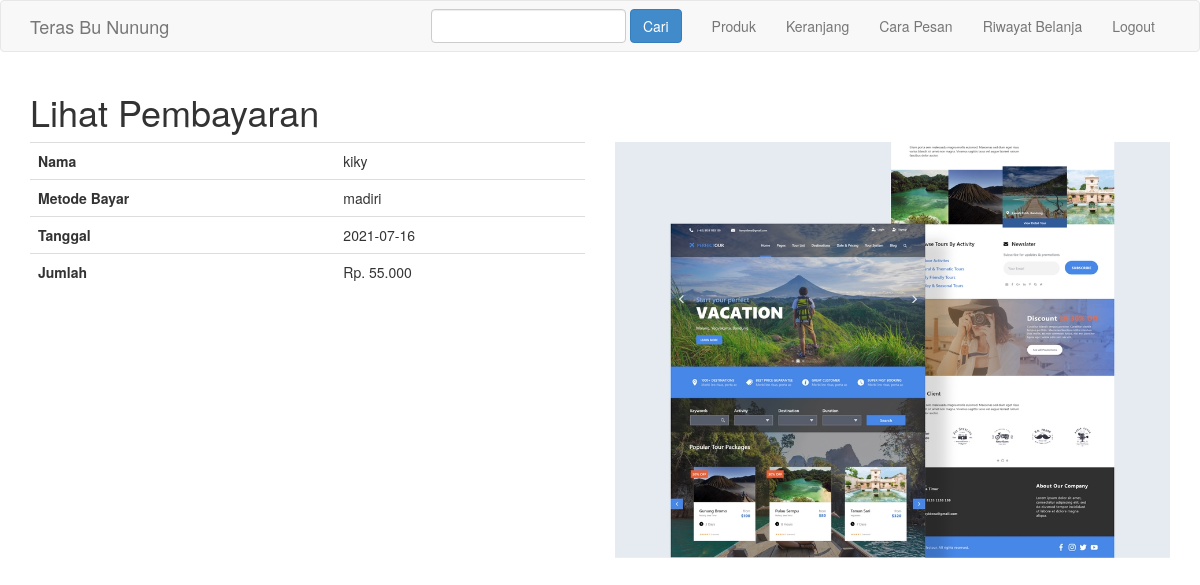
Screenshot of /lihat_pembayaran.php?id=25 (signed in) with the database file from the repository.
### tables this page shows
CREATE TABLE `pembayaran` (
  `id_pembayaran` int(11) NOT NULL,
  `id_pembelian` int(11) NOT NULL,
  `nama` varchar(255) NOT NULL,
  `bank` varchar(255) NOT NULL,
  `jumlah` int(11) NOT NULL,
  `tanggal` date NOT NULL,
  `bukti` varchar(255) NOT NULL
);

### lihat_pembayaran.php (the view, shortened to what this page needs)
<?php
include 'admin/dbconnect.php';
$id_pembelian = $_GET["id"];
$ambil = $koneksi->query("SELECT * FROM pembayaran LEFT JOIN pembelian ON pembayaran.id_pembelian=pembelian.id_pembelian WHERE pembelian.id_pembelian='$id_pembelian'");
$detbay = $ambil->fetch_assoc();
?>
<!DOCTYPE html>
<html lang="en">
<head>
    <link rel="stylesheet" href="admin/assets/css/bootstrap.css">
</head>
<body>
    <?php include 'navbar.php'; ?>
    <div class="container">
        <h1>Lihat Pembayaran</h1>
        <div class="row">
            <div class="col-md-6">
                <table class="table">
                    <tr>
                        <th>Nama</th>
                        <td><?php echo $detbay["nama"] ?></td>
                    </tr>
                    <tr>
                        <th>Metode Bayar</th>
                        <td><?php echo $detbay["bank"] ?></td>
                    </tr>
                    <tr>
                        <th>Tanggal</th>
                        <td><?php echo $detbay["tanggal"] ?></td>
                    </tr>
                    <tr>
                        <th>Jumlah</th>
                        <td>Rp. <?php echo number_format($detbay["jumlah"], '0', ',', '.') ?></td>
                    </tr>
                </table>
            </div>
            <div class="col-md-6">
                <img src="bukti_bayar/<?php echo $detbay["bukti"] ?>" alt="" class="img-responsive">
            </div>
        </div>
    </div>
</body>
</html>

### rows the page displays
pembayaran: nama "kiky", bank "madiri", tanggal "2021-07-16", jumlah "55.000", bukti (picture)
